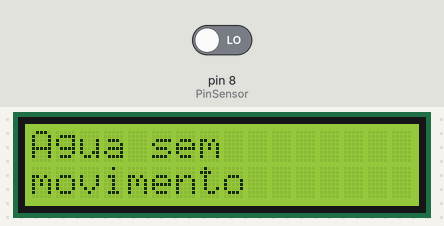
Simulated run of this sketch. Board: Arduino Leonardo, built with avr-gcc and run on an emulated ATmega32U4. Shown: 16×2 character LCD. The test bench sets the inputs (shaded band); at power-on: pin 8 (PinSensor) LOW.

Above: at 4.2 s.
4.3 s: pin 8 (PinSensor) driven HIGH
At 5.5 s:
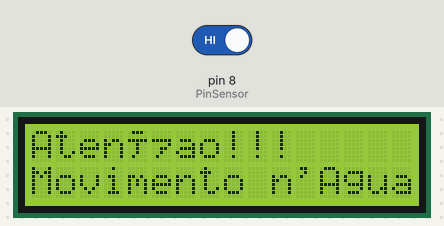
6.0 s: pin 8 (PinSensor) driven LOW
At 6.7 s:
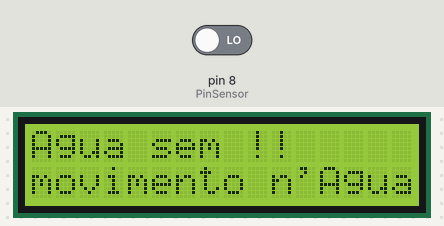
Timing chart, 0 to 9.0 s (numbered marks = the images above; inputs shaded):
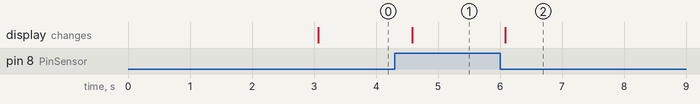

The sketch:

SensorNivelAguaTipoBoia.ino
```cpp
/*********************************
 ***Autor: Leonardo Dalla Porta****
 ***********08/08/2014*************
 *************Atenção**************
 ***O Codigo esta livre para uso,**
 *desde que seja mantida sua fonte*
 ********e seu autor.**************
 ********Faça um bom uso***********
 ******Att. Equipe UsinaInfo*******
 *********************************/
#include <LiquidCrystal.h>


LiquidCrystal lcd(7, 6, 5, 4, 3, 2);


int PinSensor = 8;
int VarSensor = 0;
int PinBuzzer = 9;

void setup()
{

  lcd.begin(16, 2);
  lcd.setCursor( 0, 0);
  lcd.print("  Alarme por ");
  lcd.setCursor( 0, 1);
  lcd.print("Movimento d'agua");
  delay(3000);
  lcd.clear();
}

void loop()
{
  VarSensor = digitalRead(PinSensor);
  lcd.setCursor( 0, 0);
  lcd.print("Agua sem ");
  lcd.setCursor( 0, 1);
  lcd.print("movimento");

  if (VarSensor == 1)
  {
    lcd.clear();
    lcd.setCursor(0, 0);
    lcd.print("Atençao!!!");
    lcd.setCursor(0, 1);
    lcd.print("Movimento n'Agua");
    digitalWrite(PinBuzzer, HIGH);
    delay(1000);
    digitalWrite(PinBuzzer, LOW);
  }

  else
  {
    digitalWrite(PinBuzzer, LOW);
  }
  delay(500);
}
```

Measured:
- after the input at 4.3 s, the display: changes after 0.29 s (image 1)
- after the input at 6.0 s, the display: changes after 0.09 s (image 2)
